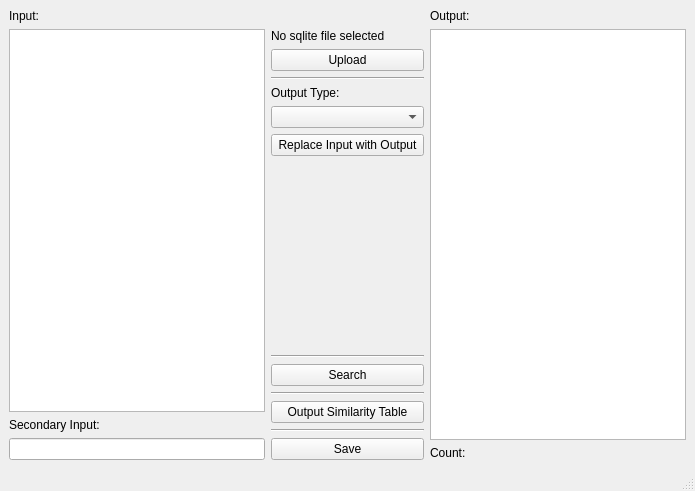
<?xml version="1.0" encoding="UTF-8"?>
<ui version="4.0">
 <class>MainWindow</class>
 <widget class="QMainWindow" name="MainWindow">
  <property name="geometry">
   <rect>
    <x>0</x>
    <y>0</y>
    <width>695</width>
    <height>491</height>
   </rect>
  </property>
  <property name="windowTitle">
   <string>MainWindow</string>
  </property>
  <widget class="QWidget" name="centralwidget">
   <layout class="QHBoxLayout" name="horizontalLayout_2">
    <item>
     <layout class="QHBoxLayout" name="horizontalLayout">
      <item>
       <layout class="QVBoxLayout" name="verticalLayout_2">
        <item>
         <widget class="QLabel" name="input_label">
          <property name="text">
           <string>Input:</string>
          </property>
         </widget>
        </item>
        <item>
         <widget class="QTextEdit" name="input_textedit">
          <property name="sizePolicy">
           <sizepolicy hsizetype="Expanding" vsizetype="Expanding">
            <horstretch>0</horstretch>
            <verstretch>0</verstretch>
           </sizepolicy>
          </property>
          <property name="acceptRichText">
           <bool>false</bool>
          </property>
         </widget>
        </item>
        <item>
         <widget class="QLabel" name="secondary_input_label">
          <property name="text">
           <string>Secondary Input:</string>
          </property>
         </widget>
        </item>
        <item>
         <widget class="QLineEdit" name="secondary_input_lineedit"/>
        </item>
       </layout>
      </item>
      <item>
       <layout class="QVBoxLayout" name="verticalLayout">
        <item>
         <spacer name="horizontalSpacer">
          <property name="orientation">
           <enum>Qt::Horizontal</enum>
          </property>
          <property name="sizeHint" stdset="0">
           <size>
            <width>40</width>
            <height>20</height>
           </size>
          </property>
         </spacer>
        </item>
        <item>
         <widget class="QLabel" name="sql_label">
          <property name="sizePolicy">
           <sizepolicy hsizetype="Ignored" vsizetype="Preferred">
            <horstretch>0</horstretch>
            <verstretch>0</verstretch>
           </sizepolicy>
          </property>
          <property name="text">
           <string>No sqlite file selected</string>
          </property>
         </widget>
        </item>
        <item>
         <layout class="QHBoxLayout" name="horizontalLayout_4">
          <item>
           <widget class="QPushButton" name="sql_button">
            <property name="sizePolicy">
             <sizepolicy hsizetype="Minimum" vsizetype="Fixed">
              <horstretch>0</horstretch>
              <verstretch>0</verstretch>
             </sizepolicy>
            </property>
            <property name="text">
             <string>Upload</string>
            </property>
           </widget>
          </item>
         </layout>
        </item>
        <item>
         <widget class="Line" name="line_2">
          <property name="orientation">
           <enum>Qt::Horizontal</enum>
          </property>
         </widget>
        </item>
        <item>
         <widget class="QLabel" name="output_type_label">
          <property name="text">
           <string>Output Type:</string>
          </property>
         </widget>
        </item>
        <item>
         <widget class="QComboBox" name="output_type_combobox"/>
        </item>
        <item>
         <widget class="QPushButton" name="output_to_input_button">
          <property name="text">
           <string>Replace Input with Output</string>
          </property>
         </widget>
        </item>
        <item>
         <spacer name="verticalSpacer_4">
          <property name="orientation">
           <enum>Qt::Vertical</enum>
          </property>
          <property name="sizeHint" stdset="0">
           <size>
            <width>20</width>
            <height>40</height>
           </size>
          </property>
         </spacer>
        </item>
        <item>
         <widget class="Line" name="line_3">
          <property name="orientation">
           <enum>Qt::Horizontal</enum>
          </property>
         </widget>
        </item>
        <item>
         <widget class="QPushButton" name="search_button">
          <property name="text">
           <string>Search</string>
          </property>
         </widget>
        </item>
        <item>
         <widget class="Line" name="line_5">
          <property name="orientation">
           <enum>Qt::Horizontal</enum>
          </property>
         </widget>
        </item>
        <item>
         <widget class="QPushButton" name="similarity_button">
          <property name="text">
           <string>Output Similarity Table</string>
          </property>
         </widget>
        </item>
        <item>
         <widget class="Line" name="line_4">
          <property name="orientation">
           <enum>Qt::Horizontal</enum>
          </property>
         </widget>
        </item>
        <item>
         <widget class="QPushButton" name="save_button">
          <property name="text">
           <string>Save</string>
          </property>
         </widget>
        </item>
       </layout>
      </item>
      <item>
       <layout class="QVBoxLayout" name="verticalLayout_4">
        <item>
         <widget class="QLabel" name="output_label">
          <property name="text">
           <string>Output:</string>
          </property>
         </widget>
        </item>
        <item>
         <widget class="QTextEdit" name="output_textedit"/>
        </item>
        <item>
         <widget class="QLabel" name="output_count_label">
          <property name="text">
           <string>Count: </string>
          </property>
         </widget>
        </item>
       </layout>
      </item>
     </layout>
    </item>
   </layout>
  </widget>
  <widget class="QMenuBar" name="menubar">
   <property name="geometry">
    <rect>
     <x>0</x>
     <y>0</y>
     <width>695</width>
     <height>21</height>
    </rect>
   </property>
  </widget>
  <widget class="QStatusBar" name="statusbar"/>
 </widget>
 <resources/>
 <connections/>
</ui>
